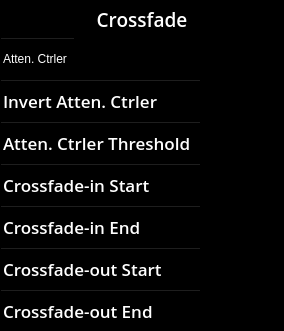
        <widget class="QFrame" name="lframeCrossfade">
         <property name="sizePolicy">
          <sizepolicy hsizetype="Expanding" vsizetype="Preferred">
           <horstretch>0</horstretch>
           <verstretch>0</verstretch>
          </sizepolicy>
         </property>
         <property name="minimumSize">
          <size>
           <width>284</width>
           <height>331</height>
          </size>
         </property>
         <property name="maximumSize">
          <size>
           <width>284</width>
           <height>331</height>
          </size>
         </property>
         <property name="palette">
          <palette>
           <active>
            <colorrole role="WindowText">
             <brush brushstyle="SolidPattern">
              <color alpha="255">
               <red>255</red>
               <green>255</green>
               <blue>255</blue>
              </color>
             </brush>
            </colorrole>
            <colorrole role="Button">
             <brush brushstyle="SolidPattern">
              <color alpha="255">
               <red>0</red>
               <green>0</green>
               <blue>0</blue>
              </color>
             </brush>
            </colorrole>
            <colorrole role="Text">
             <brush brushstyle="SolidPattern">
              <color alpha="255">
               <red>255</red>
               <green>255</green>
               <blue>255</blue>
              </color>
             </brush>
            </colorrole>
            <colorrole role="ButtonText">
             <brush brushstyle="SolidPattern">
              <color alpha="255">
               <red>255</red>
               <green>255</green>
               <blue>255</blue>
              </color>
             </brush>
            </colorrole>
            <colorrole role="Base">
             <brush brushstyle="SolidPattern">
              <color alpha="255">
               <red>0</red>
               <green>0</green>
               <blue>0</blue>
              </color>
             </brush>
            </colorrole>
            <colorrole role="Window">
             <brush brushstyle="SolidPattern">
              <color alpha="255">
               <red>0</red>
               <green>0</green>
               <blue>0</blue>
              </color>
             </brush>
            </colorrole>
           </active>
           <inactive>
            <colorrole role="WindowText">
             <brush brushstyle="SolidPattern">
              <color alpha="255">
               <red>255</red>
               <green>255</green>
               <blue>255</blue>
              </color>
             </brush>
            </colorrole>
            <colorrole role="Button">
             <brush brushstyle="SolidPattern">
              <color alpha="255">
               <red>0</red>
               <green>0</green>
               <blue>0</blue>
              </color>
             </brush>
            </colorrole>
            <colorrole role="Text">
             <brush brushstyle="SolidPattern">
              <color alpha="255">
               <red>255</red>
               <green>255</green>
               <blue>255</blue>
              </color>
             </brush>
            </colorrole>
            <colorrole role="ButtonText">
             <brush brushstyle="SolidPattern">
              <color alpha="255">
               <red>255</red>
               <green>255</green>
               <blue>255</blue>
              </color>
             </brush>
            </colorrole>
            <colorrole role="Base">
             <brush brushstyle="SolidPattern">
              <color alpha="255">
               <red>0</red>
               <green>0</green>
               <blue>0</blue>
              </color>
             </brush>
            </colorrole>
            <colorrole role="Window">
             <brush brushstyle="SolidPattern">
              <color alpha="255">
               <red>0</red>
               <green>0</green>
               <blue>0</blue>
              </color>
             </brush>
            </colorrole>
           </inactive>
           <disabled>
            <colorrole role="WindowText">
             <brush brushstyle="SolidPattern">
              <color alpha="255">
               <red>255</red>
               <green>255</green>
               <blue>255</blue>
              </color>
             </brush>
            </colorrole>
            <colorrole role="Button">
             <brush brushstyle="SolidPattern">
              <color alpha="255">
               <red>0</red>
               <green>0</green>
               <blue>0</blue>
              </color>
             </brush>
            </colorrole>
            <colorrole role="Text">
             <brush brushstyle="SolidPattern">
              <color alpha="255">
               <red>255</red>
               <green>255</green>
               <blue>255</blue>
              </color>
             </brush>
            </colorrole>
            <colorrole role="ButtonText">
             <brush brushstyle="SolidPattern">
              <color alpha="255">
               <red>255</red>
               <green>255</green>
               <blue>255</blue>
              </color>
             </brush>
            </colorrole>
            <colorrole role="Base">
             <brush brushstyle="SolidPattern">
              <color alpha="255">
               <red>0</red>
               <green>0</green>
               <blue>0</blue>
              </color>
             </brush>
            </colorrole>
            <colorrole role="Window">
             <brush brushstyle="SolidPattern">
              <color alpha="255">
               <red>0</red>
               <green>0</green>
               <blue>0</blue>
              </color>
             </brush>
            </colorrole>
           </disabled>
          </palette>
         </property>
         <property name="styleSheet">
          <string notr="true"/>
         </property>
         <property name="frameShape">
          <enum>QFrame::StyledPanel</enum>
         </property>
         <property name="frameShadow">
          <enum>QFrame::Raised</enum>
         </property>
         <layout class="QGridLayout" name="gridLayout_5">
          <property name="leftMargin">
           <number>0</number>
          </property>
          <property name="topMargin">
           <number>0</number>
          </property>
          <property name="rightMargin">
           <number>0</number>
          </property>
          <property name="bottomMargin">
           <number>0</number>
          </property>
          <property name="spacing">
           <number>0</number>
          </property>
          <item row="2" column="0">
           <widget class="QTableWidget" name="twCrossfade">
            <property name="minimumSize">
             <size>
              <width>0</width>
              <height>252</height>
             </size>
            </property>
            <property name="maximumSize">
             <size>
              <width>16777215</width>
              <height>252</height>
             </size>
            </property>
            <property name="palette">
             <palette>
              <active>
               <colorrole role="WindowText">
                <brush brushstyle="SolidPattern">
                 <color alpha="255">
                  <red>255</red>
                  <green>255</green>
                  <blue>255</blue>
                 </color>
                </brush>
               </colorrole>
               <colorrole role="Button">
                <brush brushstyle="SolidPattern">
                 <color alpha="0">
                  <red>0</red>
                  <green>0</green>
                  <blue>0</blue>
                 </color>
                </brush>
               </colorrole>
               <colorrole role="Text">
                <brush brushstyle="SolidPattern">
                 <color alpha="255">
                  <red>255</red>
                  <green>255</green>
                  <blue>255</blue>
                 </color>
                </brush>
               </colorrole>
               <colorrole role="ButtonText">
                <brush brushstyle="SolidPattern">
                 <color alpha="255">
                  <red>255</red>
                  <green>255</green>
                  <blue>255</blue>
                 </color>
                </brush>
               </colorrole>
               <colorrole role="Base">
                <brush brushstyle="NoBrush">
                 <color alpha="255">
                  <red>0</red>
                  <green>0</green>
                  <blue>0</blue>
                 </color>
                </brush>
               </colorrole>
               <colorrole role="Window">
                <brush brushstyle="SolidPattern">
                 <color alpha="0">
                  <red>0</red>
                  <green>0</green>
                  <blue>0</blue>
                 </color>
                </brush>
               </colorrole>
               <colorrole role="Highlight">
                <brush brushstyle="SolidPattern">
                 <color alpha="255">
                  <red>239</red>
                  <green>159</green>
                  <blue>31</blue>
                 </color>
                </brush>
               </colorrole>
              </active>
              <inactive>
               <colorrole role="WindowText">
                <brush brushstyle="SolidPattern">
                 <color alpha="255">
                  <red>255</red>
                  <green>255</green>
                  <blue>255</blue>
                 </color>
                </brush>
               </colorrole>
               <colorrole role="Button">
                <brush brushstyle="SolidPattern">
                 <color alpha="0">
                  <red>0</red>
                  <green>0</green>
                  <blue>0</blue>
                 </color>
                </brush>
               </colorrole>
               <colorrole role="Text">
                <brush brushstyle="SolidPattern">
                 <color alpha="255">
                  <red>255</red>
                  <green>255</green>
                  <blue>255</blue>
                 </color>
                </brush>
               </colorrole>
               <colorrole role="ButtonText">
                <brush brushstyle="SolidPattern">
                 <color alpha="255">
                  <red>255</red>
                  <green>255</green>
                  <blue>255</blue>
                 </color>
                </brush>
               </colorrole>
               <colorrole role="Base">
                <brush brushstyle="NoBrush">
                 <color alpha="255">
                  <red>0</red>
                  <green>0</green>
                  <blue>0</blue>
                 </color>
                </brush>
               </colorrole>
               <colorrole role="Window">
                <brush brushstyle="SolidPattern">
                 <color alpha="0">
                  <red>0</red>
                  <green>0</green>
                  <blue>0</blue>
                 </color>
                </brush>
               </colorrole>
               <colorrole role="Highlight">
                <brush brushstyle="SolidPattern">
                 <color alpha="255">
                  <red>239</red>
                  <green>159</green>
                  <blue>31</blue>
                 </color>
                </brush>
               </colorrole>
              </inactive>
              <disabled>
               <colorrole role="WindowText">
                <brush brushstyle="SolidPattern">
                 <color alpha="255">
                  <red>255</red>
                  <green>255</green>
                  <blue>255</blue>
                 </color>
                </brush>
               </colorrole>
               <colorrole role="Button">
                <brush brushstyle="SolidPattern">
                 <color alpha="0">
                  <red>0</red>
                  <green>0</green>
                  <blue>0</blue>
                 </color>
                </brush>
               </colorrole>
               <colorrole role="Text">
                <brush brushstyle="SolidPattern">
                 <color alpha="255">
                  <red>255</red>
                  <green>255</green>
                  <blue>255</blue>
                 </color>
                </brush>
               </colorrole>
               <colorrole role="ButtonText">
                <brush brushstyle="SolidPattern">
                 <color alpha="255">
                  <red>255</red>
                  <green>255</green>
                  <blue>255</blue>
                 </color>
                </brush>
               </colorrole>
               <colorrole role="Base">
                <brush brushstyle="NoBrush">
                 <color alpha="255">
                  <red>0</red>
                  <green>0</green>
                  <blue>0</blue>
                 </color>
                </brush>
               </colorrole>
               <colorrole role="Window">
                <brush brushstyle="SolidPattern">
                 <color alpha="0">
                  <red>0</red>
                  <green>0</green>
                  <blue>0</blue>
                 </color>
                </brush>
               </colorrole>
               <colorrole role="Highlight">
                <brush brushstyle="SolidPattern">
                 <color alpha="255">
                  <red>239</red>
                  <green>159</green>
                  <blue>31</blue>
                 </color>
                </brush>
               </colorrole>
              </disabled>
             </palette>
            </property>
            <property name="font">
             <font>
              <family>Open Sans</family>
              <pointsize>13</pointsize>
              <weight>68</weight>
              <italic>false</italic>
              <bold>true</bold>
             </font>
            </property>
            <property name="frameShape">
             <enum>QFrame::NoFrame</enum>
            </property>
            <property name="selectionMode">
             <enum>QAbstractItemView::SingleSelection</enum>
            </property>
            <property name="selectionBehavior">
             <enum>QAbstractItemView::SelectRows</enum>
            </property>
            <property name="showGrid">
             <bool>true</bool>
            </property>
            <property name="gridStyle">
             <enum>Qt::NoPen</enum>
            </property>
            <property name="columnCount">
             <number>1</number>
            </property>
            <attribute name="horizontalHeaderVisible">
             <bool>false</bool>
            </attribute>
            <attribute name="horizontalHeaderDefaultSectionSize">
             <number>42</number>
            </attribute>
            <attribute name="horizontalHeaderMinimumSectionSize">
             <number>0</number>
            </attribute>
            <attribute name="horizontalHeaderStretchLastSection">
             <bool>true</bool>
            </attribute>
            <attribute name="verticalHeaderDefaultSectionSize">
             <number>42</number>
            </attribute>
            <row>
             <property name="text">
              <string>Invert Atten. Ctrler</string>
             </property>
            </row>
            <row>
             <property name="text">
              <string>Atten. Ctrler Threshold</string>
             </property>
            </row>
            <row>
             <property name="text">
              <string>Crossfade-in Start</string>
             </property>
            </row>
            <row>
             <property name="text">
              <string>Crossfade-in End</string>
             </property>
            </row>
            <row>
             <property name="text">
              <string>Crossfade-out Start</string>
             </property>
            </row>
            <row>
             <property name="text">
              <string>Crossfade-out End</string>
             </property>
            </row>
            <column/>
           </widget>
          </item>
          <item row="1" column="0">
           <widget class="QTableWidget" name="twCrossFadeController">
            <property name="minimumSize">
             <size>
              <width>0</width>
              <height>42</height>
             </size>
            </property>
            <property name="maximumSize">
             <size>
              <width>16777215</width>
              <height>42</height>
             </size>
            </property>
            <property name="styleSheet">
             <string notr="true"/>
            </property>
            <property name="frameShape">
             <enum>QFrame::NoFrame</enum>
            </property>
            <property name="autoScrollMargin">
             <number>0</number>
            </property>
            <property name="selectionMode">
             <enum>QAbstractItemView::SingleSelection</enum>
            </property>
            <property name="selectionBehavior">
             <enum>QAbstractItemView::SelectRows</enum>
            </property>
            <property name="gridStyle">
             <enum>Qt::NoPen</enum>
            </property>
            <property name="columnCount">
             <number>1</number>
            </property>
            <attribute name="horizontalHeaderVisible">
             <bool>false</bool>
            </attribute>
            <attribute name="horizontalHeaderStretchLastSection">
             <bool>true</bool>
            </attribute>
            <attribute name="verticalHeaderDefaultSectionSize">
             <number>42</number>
            </attribute>
            <row>
             <property name="text">
              <string>Atten. Ctrler</string>
             </property>
            </row>
            <column/>
           </widget>
          </item>
          <item row="0" column="0">
           <widget class="QLabel" name="lbCrossfade">
            <property name="minimumSize">
             <size>
              <width>0</width>
              <height>37</height>
             </size>
            </property>
            <property name="maximumSize">
             <size>
              <width>16777215</width>
              <height>37</height>
             </size>
            </property>
            <property name="font">
             <font>
              <family>Open Sans</family>
              <pointsize>14</pointsize>
              <weight>68</weight>
              <italic>false</italic>
              <bold>true</bold>
             </font>
            </property>
            <property name="styleSheet">
             <string notr="true"/>
            </property>
            <property name="text">
             <string>Crossfade</string>
            </property>
            <property name="alignment">
             <set>Qt::AlignCenter</set>
            </property>
           </widget>
          </item>
         </layout>
        </widget>
